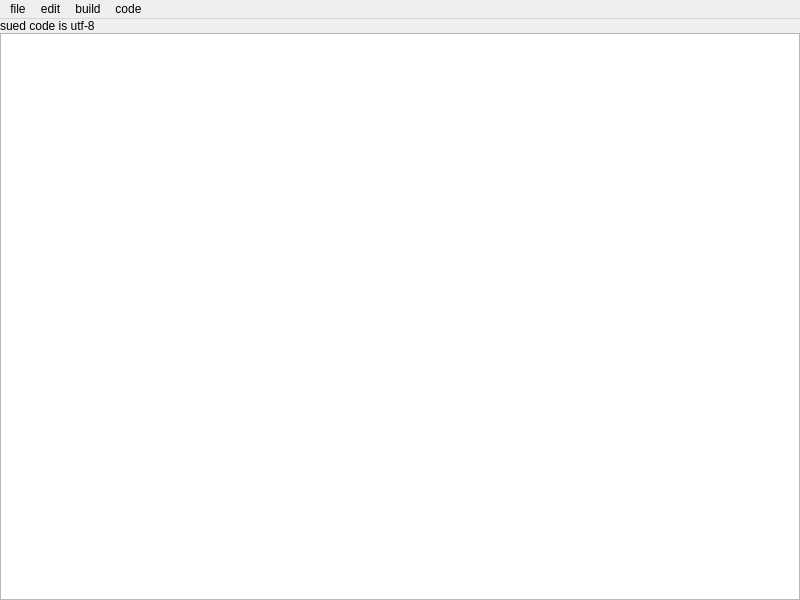
<?xml version="1.0" encoding="UTF-8"?>
<ui version="4.0">
 <class>MainWindow</class>
 <widget class="QMainWindow" name="MainWindow">
  <property name="geometry">
   <rect>
    <x>0</x>
    <y>0</y>
    <width>800</width>
    <height>600</height>
   </rect>
  </property>
  <property name="windowTitle">
   <string>MainWindow</string>
  </property>
  <widget class="QWidget" name="centralwidget">
   <layout class="QGridLayout" name="gridLayout">
    <property name="leftMargin">
     <number>0</number>
    </property>
    <property name="topMargin">
     <number>0</number>
    </property>
    <property name="rightMargin">
     <number>0</number>
    </property>
    <property name="bottomMargin">
     <number>0</number>
    </property>
    <property name="spacing">
     <number>0</number>
    </property>
    <item row="1" column="0">
     <widget class="QTextEdit" name="textEdit"/>
    </item>
    <item row="0" column="0">
     <widget class="QLabel" name="label">
      <property name="text">
       <string>sued code is utf-8</string>
      </property>
     </widget>
    </item>
   </layout>
  </widget>
  <widget class="QMenuBar" name="menubar">
   <property name="geometry">
    <rect>
     <x>0</x>
     <y>0</y>
     <width>800</width>
     <height>48</height>
    </rect>
   </property>
   <widget class="QMenu" name="menufile">
    <property name="title">
     <string>file</string>
    </property>
    <addaction name="actionnew"/>
    <addaction name="actionopen"/>
    <addaction name="actionsave"/>
    <addaction name="actionsaveas"/>
    <addaction name="actionexit"/>
   </widget>
   <widget class="QMenu" name="menuedit">
    <property name="title">
     <string>edit</string>
    </property>
    <addaction name="actionundo"/>
    <addaction name="actioncopy"/>
    <addaction name="actionposte"/>
    <addaction name="actioncut"/>
   </widget>
   <widget class="QMenu" name="menubuild">
    <property name="title">
     <string>build</string>
    </property>
    <addaction name="actioncomplier"/>
   </widget>
   <widget class="QMenu" name="menucode">
    <property name="title">
     <string>code</string>
    </property>
    <addaction name="actionutf_8"/>
    <addaction name="actiongbk"/>
   </widget>
   <addaction name="menufile"/>
   <addaction name="menuedit"/>
   <addaction name="menubuild"/>
   <addaction name="menucode"/>
  </widget>
  <action name="actionnew">
   <property name="text">
    <string>new</string>
   </property>
  </action>
  <action name="actionopen">
   <property name="text">
    <string>open</string>
   </property>
  </action>
  <action name="actionsave">
   <property name="text">
    <string>save</string>
   </property>
  </action>
  <action name="actionsaveas">
   <property name="text">
    <string>saveas</string>
   </property>
  </action>
  <action name="actionexit">
   <property name="text">
    <string>exit</string>
   </property>
  </action>
  <action name="actionundo">
   <property name="text">
    <string>undo</string>
   </property>
  </action>
  <action name="actioncopy">
   <property name="text">
    <string>copy</string>
   </property>
  </action>
  <action name="actionposte">
   <property name="text">
    <string>poste</string>
   </property>
  </action>
  <action name="actioncut">
   <property name="text">
    <string>cut</string>
   </property>
  </action>
  <action name="actioncomplier">
   <property name="text">
    <string>compile</string>
   </property>
  </action>
  <action name="actionutf_8">
   <property name="text">
    <string>utf-8</string>
   </property>
  </action>
  <action name="actiongbk">
   <property name="text">
    <string>gbk</string>
   </property>
  </action>
 </widget>
 <resources/>
 <connections/>
</ui>
